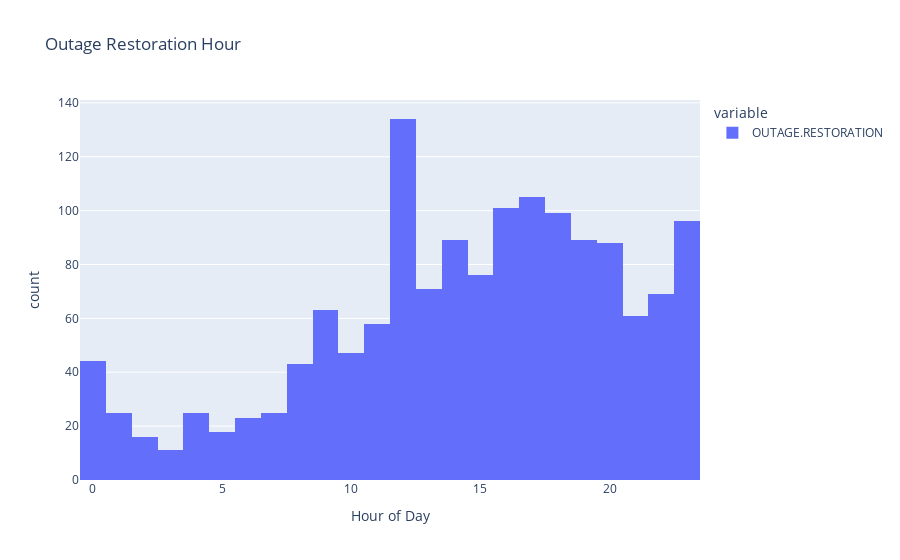

Notebook code for this chart:
### Code cell
px.histogram(
    outage["OUTAGE.RESTORATION"].dt.hour,
    nbins=24,
    title="Outage Restoration Hour",
    labels={"value": "Hour of Day"},
)

### Figure 1 — Plotly figure (JSON) as saved in the notebook; plotly's stock layout.template omitted (floating-point values rounded to 4 significant figures; data arrays with more than 128 entries replaced by an {"elided": "..."} marker saying what was removed)
{"data": [{"alignmentgroup": "True", "bingroup": "x", "hovertemplate": "variable=OUTAGE.RESTORATION<br>Hour of Day=%{x}<br>count=%{y}<extra></extra>", "legendgroup": "OUTAGE.RESTORATION", "marker": {"color": "#636efa", "pattern": {"shape": ""}}, "name": "OUTAGE.RESTORATION", "nbinsx": 24, "offsetgroup": "OUTAGE.RESTORATION", "orientation": "v", "showlegend": true, "type": "histogram", "x": {"elided": "1534 int values"}, "xaxis": "x", "yaxis": "y"}], "layout": {"barmode": "relative", "legend": {"title": {"text": "variable"}, "tracegroupgap": 0}, "title": {"text": "Outage Restoration Hour"}, "xaxis": {"anchor": "y", "domain": [0, 1], "title": {"text": "Hour of Day"}}, "yaxis": {"anchor": "x", "domain": [0, 1], "title": {"text": "count"}}}}
